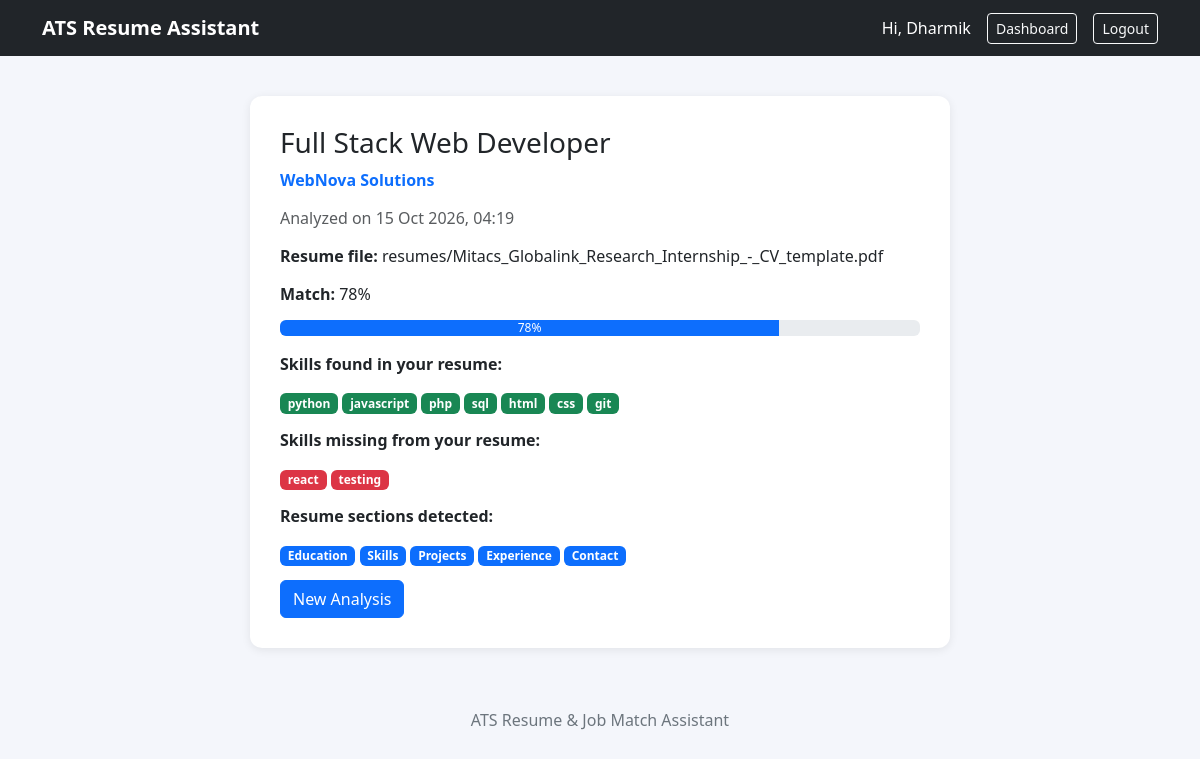
The page /analysis/2/ (signed in) on the database its author committed.
### analyzer/models.py (models this page shows, shortened)
class Analysis(models.Model):
    user = models.ForeignKey(User, on_delete=models.CASCADE)
    resume = models.ForeignKey(Resume, on_delete=models.CASCADE)
    job = models.ForeignKey(Job, on_delete=models.SET_NULL, null=True, blank=True)
    job_title = models.CharField(max_length=200)
    job_description = models.TextField()
    match_percentage = models.IntegerField(default=0)
    found_skills = models.TextField(blank=True)      # comma-separated
    missing_skills = models.TextField(blank=True)    # comma-separated
    sections_found = models.TextField(blank=True)    # comma-separated
    created_at = models.DateTimeField(auto_now_add=True)
    class Meta:
        ordering = ['-created_at']
        verbose_name_plural = 'Analyses'
    def found_list(self):
        return [s for s in self.found_skills.split(',') if s]
    def missing_list(self):
        return [s for s in self.missing_skills.split(',') if s]
    def sections_list(self):
        return [s for s in self.sections_found.split(',') if s]

class Job(models.Model):
    title = models.CharField(max_length=200)
    company = models.CharField(max_length=200)
    description = models.TextField()
    is_active = models.BooleanField(default=True)
    posted_by = models.ForeignKey(User, on_delete=models.SET_NULL, null=True, blank=True)
    created_at = models.DateTimeField(auto_now_add=True)
    class Meta:
        ordering = ['-created_at']

class Resume(models.Model):
    user = models.ForeignKey(User, on_delete=models.CASCADE)
    file = models.FileField(upload_to='resumes/')
    uploaded_at = models.DateTimeField(auto_now_add=True)

### analyzer/views.py (the view)
# urls.py: path('analysis/<int:pk>/', views.result, name='result'),
@login_required
def result(request, pk):
    analysis = get_object_or_404(Analysis, pk=pk, user=request.user)
    return render(request, 'analyzer/result.html', {'analysis': analysis})

### analyzer/templates/analyzer/result.html (shortened to what this page needs)
{% extends 'base.html' %}
{% block content %}
<div class="auth-card" style="max-width: 700px;">
    <h3>{{ analysis.job_title }}</h3>
    {% if analysis.job %}<p class="text-primary fw-semibold">{{ analysis.job.company }}</p>{% endif %}
    <p class="text-muted">Analyzed on {{ analysis.created_at|date:"d M Y, H:i" }}</p>
    <p><strong>Resume file:</strong> {{ analysis.resume.file.name }}</p>
    <p><strong>Match:</strong> {{ analysis.match_percentage }}%</p>
    <div class="progress mb-3">
        <div class="progress-bar" style="width: {{ analysis.match_percentage }}%;">{{ analysis.match_percentage }}%</div>
    </div>
    <p><strong>Skills found in your resume:</strong></p>
    <p>
        {% for skill in analysis.found_list %}
            <span class="badge bg-success">{{ skill }}</span>
        {% empty %}
            <span class="text-muted">None</span>
        {% endfor %}
    </p>
    <p><strong>Skills missing from your resume:</strong></p>
    <p>
        {% for skill in analysis.missing_list %}
            <span class="badge bg-danger">{{ skill }}</span>
        {% empty %}
            <span class="text-muted">None</span>
        {% endfor %}
    </p>
    <p><strong>Resume sections detected:</strong></p>
    <p>
        {% for section in analysis.sections_list %}
            <span class="badge bg-primary">{{ section }}</span>
        {% empty %}
            <span class="text-muted">None</span>
        {% endfor %}
    </p>
    <a href="{% url 'new_analysis' %}" class="btn btn-primary">New Analysis</a>
</div>
{% endblock %}

### analyzer/templates/base.html (shortened to what this page needs)
{% load static %}
<!DOCTYPE html>
<html lang="en">
<head>
    <link href="https://cdn.jsdelivr.net/npm/bootstrap@5.3.3/dist/css/bootstrap.min.css" rel="stylesheet">
    <link rel="stylesheet" href="{% static 'css/style.css' %}">
</head>
<body>
    <nav class="navbar navbar-expand navbar-dark bg-dark">
        <div class="container">
            <a class="navbar-brand fw-bold" href="{% url 'home' %}">ATS Resume Assistant</a>
            <div class="ms-auto d-flex align-items-center gap-3">
                {% if user.is_authenticated %}
                    <span class="text-white">Hi, {{ user.username }}</span>
                    {% if request.resolver_match.url_name != 'faculty_dashboard' %}
                        <a class="btn btn-outline-light btn-sm" href="{% url 'dashboard' %}">Dashboard</a>
                    {% endif %}
                    <form method="post" action="{% url 'logout' %}" class="m-0">
                        <button type="submit" class="btn btn-outline-light btn-sm">Logout</button>
                    </form>
                {% else %}
                    <a class="btn btn-outline-light btn-sm" href="{% url 'login' %}">Login</a>
                    <a class="btn btn-primary btn-sm" href="{% url 'register' %}">Register</a>
                {% endif %}
            </div>
        </div>
    </nav>
    <main class="container my-4">
        {% block content %}{% endblock %}
    </main>
    <footer>ATS Resume &amp; Job Match Assistant</footer>
</body>
</html>

### static/css/style.css (style rules this page uses)
body { background: #f4f6fb; }
.auth-card { max-width: 460px; margin: 40px auto; background: white; padding: 30px; border-radius: 12px; box-shadow: 0 2px 10px rgba(0, 0, 0, 0.08); }
.auth-card p { margin-bottom: 14px; }
footer { text-align: center; color: #6c757d; padding: 20px; }

### rows shown on the page
Analysis: job_title "Full Stack Web Developer", job.company "WebNova Solutions", created_at "15 Oct 2026, 04:19", resume.file.name "resumes/Mitacs_Globalink_Research_Internship_-_CV_template.pdf", match_percentage "78"

### other values the page prints
{{ user.username }} "Dharmik"
{{ skill }} "python" "javascript" "php" "sql" "html" "css" "git"
{{ skill }} "react" "testing"
{{ section }} "Education" "Skills" "Projects" "Experience" "Contact"
